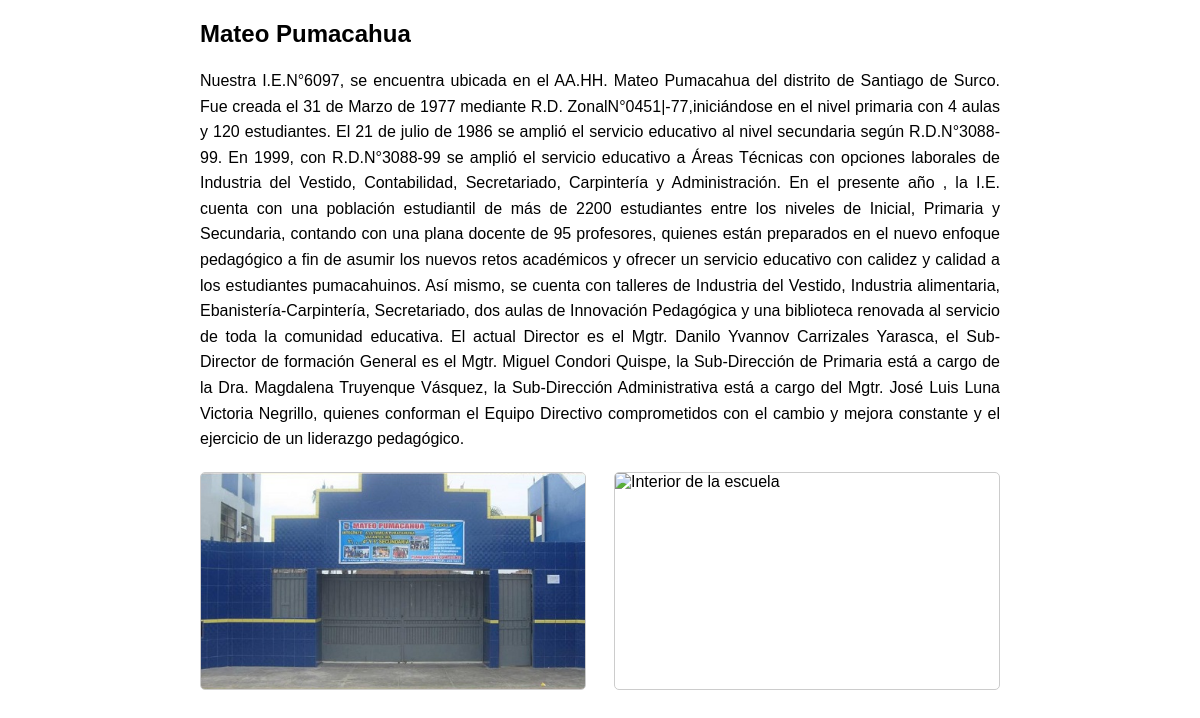
The app's page /historia-review/ with its own data.
### apps/entradas/models.py (models this page shows, shortened)
class HistoricalReview(models.Model):
    title = models.CharField(max_length=200)
    content = models.TextField()
    image1 = models.ImageField(upload_to='images/')

### apps/entradas/views.py (the view)
# urls.py: path('historia-review/', historical_review_view, name='historia'),
def historical_review_view(request):
    review = HistoricalReview.objects.first()  # Asumiendo que solo hay un registro
    return render(request, 'vista principal/Historia.html', {'review': review})

### apps/entradas/templates/vista principal/historia.html (shortened to what this page needs)
<!DOCTYPE html>
<html lang="es">
<head>
</head>
<body>
    <div class="container">
        <h2>{{ review.title }}</h2>
        <p>{{ review.content }}</p>
        <div class="images">
            <img src="{{ review.image1.url }}" alt="Edificio de la escuela">
            <img src="{{ review.image2.url }}" alt="Interior de la escuela">
        </div>
    </div>
</body>
</html>

### apps/entradas/templates/vista principal/historia.html (style rules this page uses)
body { font-family: Arial, sans-serif; margin: 20px; }
.container { max-width: 800px; margin: 0 auto; }
p { text-align: justify; line-height: 1.6; }
.images { display: flex; justify-content: space-between; margin-top: 20px; }
.images img { width: 48%; border: 1px solid #ccc; border-radius: 5px; }

### records on screen
HistoricalReview: title "Mateo Pumacahua", content "Nuestra I.E.N°6097, se encuentra ubicada en el AA.HH. Mateo Pumacahua del distrito de Santiago de Surco. Fue creada el 31 de Marzo de 1977 mediante R.D. ZonalN°0451|-77,iniciándose en el nivel primaria con 4 aulas y 120 estudiantes. El 21 de julio de 1986 se amplió el servicio educativo al nivel secundaria según R.D.N°3088-99. En 1999, con R.D.N°3088-99 se amplió el servicio educativo a Áreas Técnicas con opciones laborales de Industria del Vestido, Contabilidad, Secretariado, Carpintería y Administración. En el presente año , la I.E. cuenta con una población estudiantil de más de 2200 estudiantes entre los niveles de Inicial, Primaria y Secundaria, contando con una plana docente de 95…", image1 (picture)
